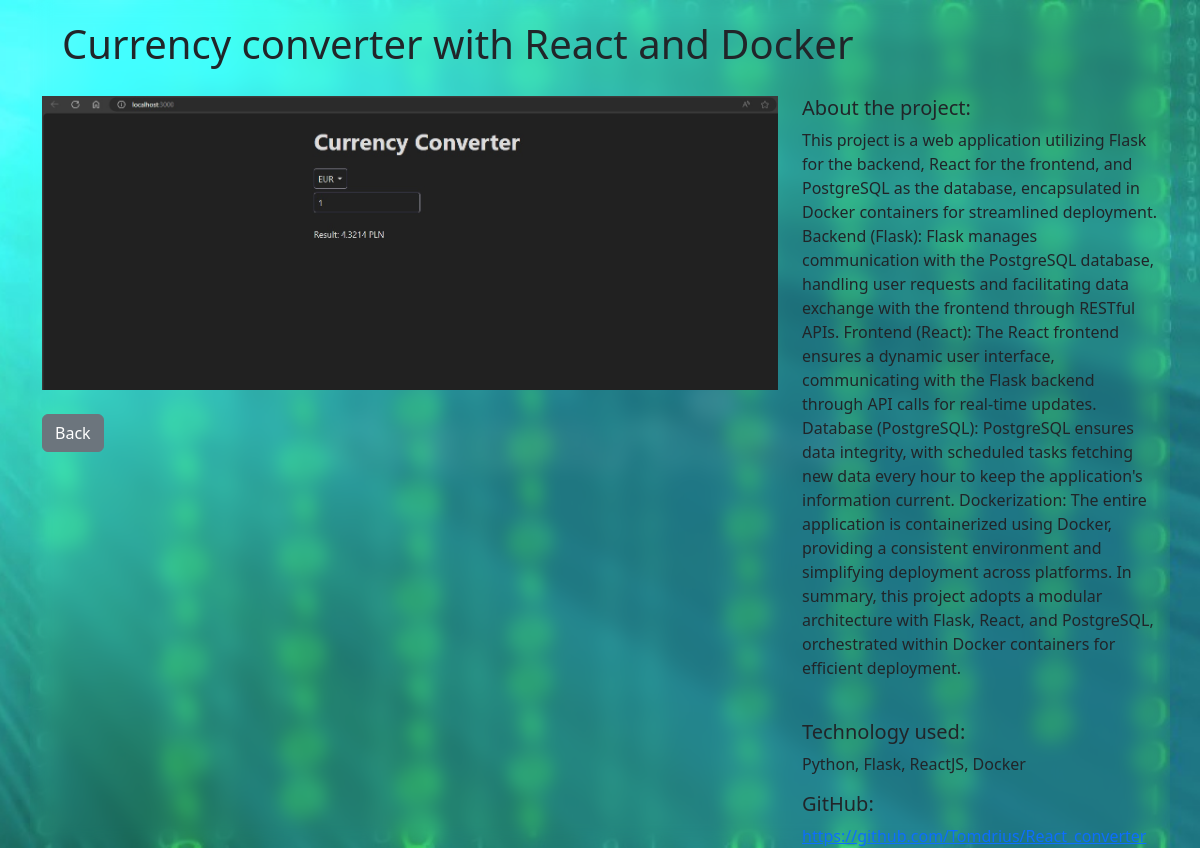
The page /projects/4/ on the database its author committed.
### projects/models.py (models this page shows)
class Project(models.Model):
    title = models.CharField(max_length=100)
    description = models.TextField()
    short_description = models.CharField(max_length=250)
    technology = models.CharField(max_length=30)
    image = models.FileField(upload_to="project_images/", blank=True)
    githublink = models.CharField(max_length=60)

### projects/views.py (the view)
# urls.py: path("<int:pk>/", views.project_detail, name="project_detail"),
def project_detail(request, pk):
    project = Project.objects.get(pk=pk)
    context = {
        "project": project
    }
    return render(request, "projects/project_detail.html", context)

### projects/templates/projects/project_detail.html
{% extends "base.html" %}
{% block page_content %}
<h1>{{ project.title }}</h1>
<div class="row">
    <div class="col-md-8">
        {% if project.image %}
            <img src="{{ project.image.url }}" width="100%">
        {% endif %}
        <br><br>
        <a href='{% url "project_index" %}' class="btn btn-secondary">Back</a>
    </div>
    <div class="col-md-4">
        <h5>About the project:</h5>
        <p>{{ project.description }}</p>
        <br>
        <h5>Technology used:</h5>
        <p>{{ project.technology }}</p>
        <h5>GitHub:</h5>
        <a href="{{ project.githublink }}" target="_blank" rel="noopener noreferrer" style="word-break: break-all;">{{ project.githublink }} </a>
    </div>
</div>
{% endblock page_content %}

### static/css/base.css (style rules this page uses)
body { background-image: url('/static/images/background.jpg'); background-size: cover; background-position: center; background-repeat: repeat; background-color: rgba(255, 255, 255, 0.2); backdrop-filter: blur(10px); }
h1, h2, h3 { padding: 20px; }

### rows shown on the page
Project: title "Currency converter with React and Docker", image (picture), description "This project is a web application utilizing Flask for the backend, React for the frontend, and PostgreSQL as the database, encapsulated in Docker containers for streamlined deployment. Backend (Flask): Flask manages communication with the PostgreSQL database, handling user requests and facilitating data exchange with the frontend through RESTful APIs. Frontend (React): The React frontend ensures a dynamic user interface, communicating with the Flask backend through API calls for real-time updates. Database (PostgreSQL): PostgreSQL ensures data integrity, with scheduled tasks fetching new data every hour to keep the application's information current. Dockerization: The entire application is…", technology "Python, Flask, ReactJS, Docker", githublink "https://github.com/Tomdrius/React_converter"
